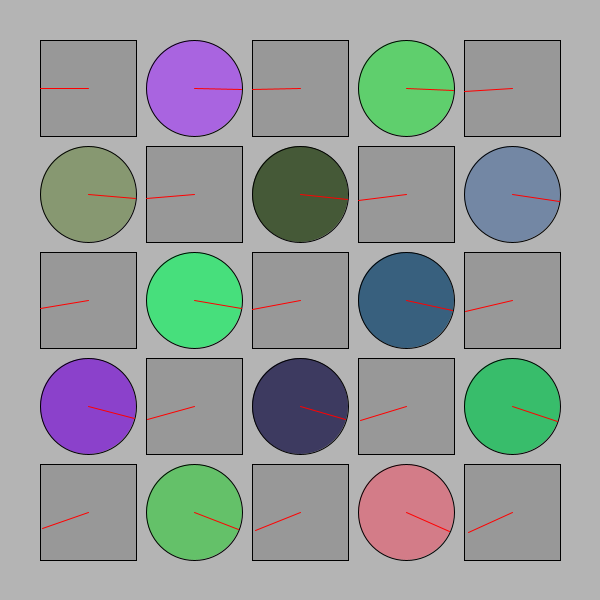
Frame 1 (no input)
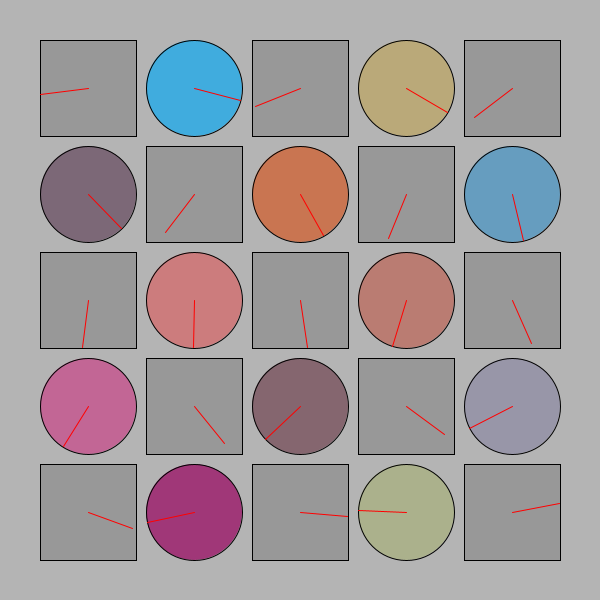
Frame 60 (the mouse pressed at the canvas centre just before this capture)
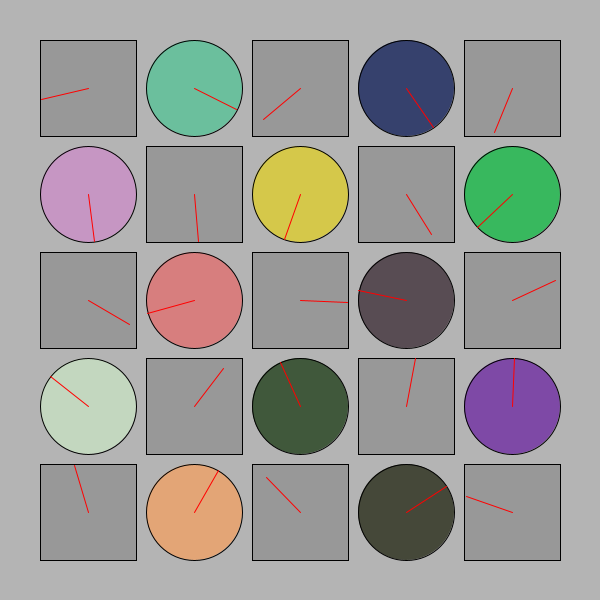
Frame 120 (the mouse held since frame 60 and released just before this capture)

The Processing sketch that drew these frames (run headless with seeded random() and noise(); from frame 60 on, the mouse is pressed at the canvas centre):

// Processing sketch: processing_151382
// ── processing_151382.pde

/*
 * Creative Coding
 * Week 2, 04 - The Clocks!
 * by Indae Hwang and Jon McCormack
 * Copyright (c) 2014 Monash University
 *version by Andy Gray
 * This program draws a grid of circular "clocks", whose hands move according to the elasped time.
 * The higher the clock number the faster it moves, the first clock takes 1 min to go all the way around.
 * The function "movingCircle" is used to draw each clock. It is passed the position, size and hand angle
 * as arguments.
 *
 * Updated version: this updated version correctly sets margin and gutter distances
 * this instance has alternating clocks and squares. Squares change colors randomly
 */

void setup() {
  size(600, 600);
  background(180);
  rectMode(CENTER);
  ellipseMode(CENTER);
  noStroke();
}


void draw() {
  background(180);
  noStroke();

  int num = 5;  // the number of rows and columns
  int margin = 40; // margin between the edges of the screen and the circles

  float gutter = 10; //distance between each cell
  float cellsize = ( width - (2 * margin) - gutter * (num - 1) ) / num; // size of each circle

  int circleNumber = 0; // counter

  for (int i=0; i<num; i++) { // column in y
    for (int j=0; j<num; j++) { // row in x
      ++circleNumber;

      float tx = margin + cellsize/2  + (cellsize + gutter) * j;
      float ty = margin + cellsize/2  + (cellsize + gutter) * i;
      if (circleNumber % 2 == 0) {
                movingCircle(tx, ty, cellsize, circleNumber * TWO_PI * millis() / 60000.0);//circles
    }
    else if (circleNumber % 2 == 1) {
                movingCircle2(tx, ty, cellsize, circleNumber * TWO_PI * millis() / 60000.0);//squares
  }
    }
    }
}//end of draw 


void movingCircle(float x, float y, float size, float angle) {

  // calculate endpoint of the line
  float tempX = x + (size / 2) * cos(angle);
  float tempY = y + (size / 2) * sin(angle);

  stroke(0);
  strokeWeight(1);
  fill(random(255),random(255),random(255), 180);
  ellipse(x, y, size, size); // circle

  stroke(255, 0, 0);
  line(x, y, tempX, tempY); // red line
}
void movingCircle2(float x, float y, float size, float angle) {

  // calculate endpoint of the line
  float tempX = x - (size / 2) * cos(angle);
  float tempY = y + (size / 2) * sin(angle);

  stroke(0);
  strokeWeight(1);
  fill(140, 180);
  rect(x, y, size, size); // rectangle

  stroke(255, 0, 0);
  line(x, y, tempX, tempY); // red line
}
